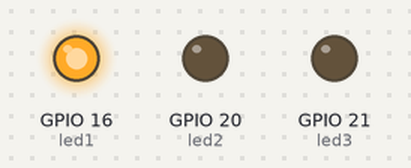
Recording of a program running on a simulated Raspberry Pi (BCM pin numbers). Parts: output pins drawn as LEDs (lit = HIGH).

Above: at 0.05 s.
At 1.45 s:
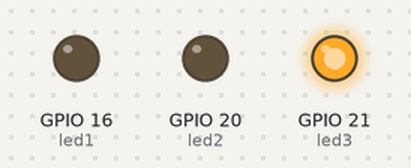
At 2.85 s:
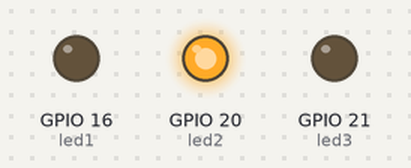
Timing chart, 0 to 3.1 s (numbered marks = the images above):
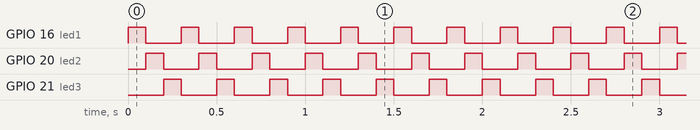

Measured:
- by itself, GPIO 16 (led1), GPIO 20 (led2), GPIO 21 (led3): alternates HIGH for 0.10 s and LOW for 0.20 s

The program:

ledflasher.py
```python
#!/usr/bin/env python
# --*-- encoding: utf-8 --*--

import RPi.GPIO as GPIO
import time

led1 = 16
led2 = 20
led3 = 21
time_betwen_flashes = 0.1

GPIO.setmode(GPIO.BCM)
GPIO.setup(led1, GPIO.OUT, initial=GPIO.LOW)
GPIO.setup(led2, GPIO.OUT, initial=GPIO.LOW)
GPIO.setup(led3, GPIO.OUT, initial=GPIO.LOW)

while True:
	GPIO.output(led1, GPIO.HIGH)
	time.sleep(time_betwen_flashes)
	GPIO.output(led1, GPIO.LOW)
	GPIO.output(led2, GPIO.HIGH)
	time.sleep(time_betwen_flashes)
	GPIO.output(led2, GPIO.LOW)
	GPIO.output(led3, GPIO.HIGH)
	time.sleep(time_betwen_flashes)
	GPIO.output(led3, GPIO.LOW)
```
